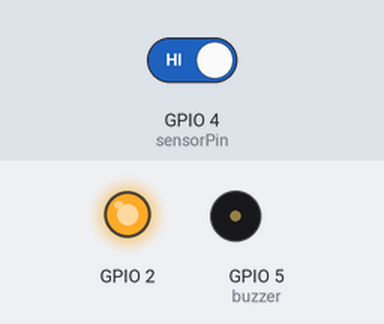
A sketch run on a simulated ESP8266 (NodeMCU). Parts: output pins drawn as LEDs (lit = HIGH), buzzer (waves = sounding). The test bench sets the inputs (shaded band); at power-on: GPIO 4 (sensorPin) HIGH. WiFi joins after 1.5 s; servers stay silent unless stated; web services answer with replies made up by the test bench; what the sketch prints to the serial monitor is not drawn.

Above: at 2.8 s.
2.9 s: GPIO 4 (sensorPin) driven LOW
At 8.4 s:
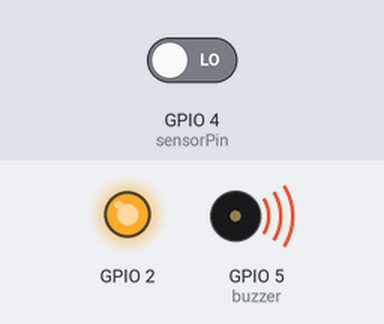
10.1 s: GPIO 4 (sensorPin) driven HIGH
At 11.6 s:
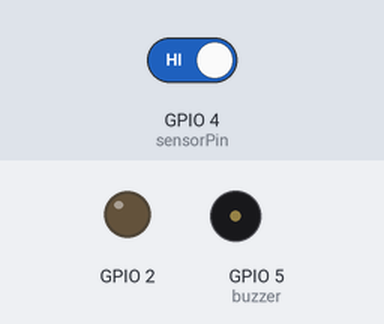
Timing chart, 0 to 19.5 s (numbered marks = the images above; inputs shaded):
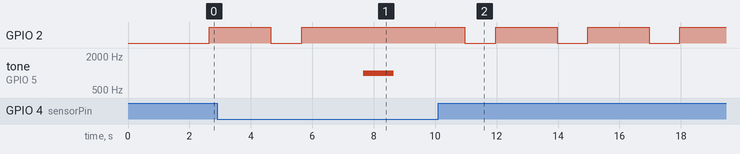

Measured:
- after the input at 2.9 s, GPIO 2: goes on until 5.7 s, then stays HIGH; tone on GPIO 5 (buzzer): silent → 1000 Hz after 4.8 s, → silent 1.0 s later
- after the input at 10.1 s, GPIO 2: alternates HIGH for 2.0 s and LOW for 1.0 s, starting after 3.9 s; tone on GPIO 5 (buzzer): stays silent (without the input it goes to 1000 Hz after 3.9 s)

The sketch:

Primera_prueba_MQ2_Buzzer.ino
```cpp
#include <ESP8266WiFi.h>
#define sensorPin 4
//#define buzzer 5


// WiFi
const char *ssid =  "REX2.4";     // Enter your WiFi Name
const char *pass =  "Daniel0625"; // Enter your WiFi Password

//const int sensorPin= 2; //D4-NARANJA
const unsigned char buzzer= 5; //D3-VERDE KK

int lpg;

void send_event(const char *event);
const char *host = "maker.ifttt.com";
const char *privateKey = "BrGvT48etH1P7TA8olaC-";

WiFiClient client;

void setup()
{
  pinMode(LED_BUILTIN, OUTPUT);  // Initialize the LED_BUILTIN pin as an output
  pinMode(buzzer, OUTPUT);

  Serial.begin(9600);

  Serial.println();
  Serial.print("Connecting to ");
  Serial.print(ssid);

  WiFi.begin(ssid, pass);
  Serial.println();
  Serial.print("Connecting...");

  while(WiFi.status() != WL_CONNECTED)
  {
    delay(550);
    Serial.print(".");
  }
  Serial.println("IP Address: ");
  Serial.print(WiFi.localIP());
}

void loop()
{
     lpg = digitalRead(sensorPin);
     Serial.print("Air:");
     Serial.println(lpg);
     digitalWrite(LED_BUILTIN, LOW);
     delay(1000);                      // Wait for a second
     digitalWrite(LED_BUILTIN, HIGH);  // Turn the LED off by making the voltage HIGH
     delay(2000);

  if (lpg == 0)
    {
    Serial.println("Smoke: Detected!");
    tone(buzzer, 1000); // Send 1KHz sound signal...
    delay(1000);        // ...for 1 sec
    noTone(buzzer);     // Stop sound...
    delay(1000);        // ...for 1sec
    send_event("LPG_event");

    }
}


void send_event(const char *event)
{
  Serial.print("Connecting to ");
  Serial.println(host);
  // Use WiFiClient class to create TCP connections
  WiFiClient client;
  const int httpPort = 80;
  if (!client.connect(host, httpPort)) {
    Serial.println("Connection failed");
    return;
  }
  // We now create a URI for the request
  String url = "/trigger/";
  url += event;
  url += "/with/key/";
  url += privateKey;
  Serial.print("Requesting URL: ");
  Serial.println(url);
  // This will send the request to the server
  client.print(String("GET ") + url + " HTTP/1.1\r\n" +
               "Host: " + host + "\r\n" +
               "Connection: close\r\n\r\n");
  while(client.connected())
  {
    if(client.available())
    {
      String line = client.readStringUntil('\r');
      Serial.print(line);
    } else {
      // No data yet, wait a bit
      delay(50);
    };
  }
  Serial.println();
  Serial.println("closing connection");
  client.stop();
}
```
